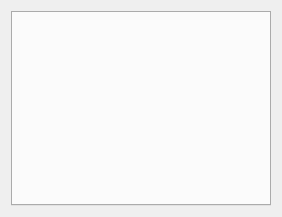
<?xml version="1.0" encoding="UTF-8"?>
<ui version="4.0">
 <class>Form</class>
 <widget class="QWidget" name="Form">
  <property name="geometry">
   <rect>
    <x>0</x>
    <y>0</y>
    <width>282</width>
    <height>217</height>
   </rect>
  </property>
  <property name="windowTitle">
   <string>Form</string>
  </property>
  <property name="styleSheet">
   <string notr="true"/>
  </property>
  <layout class="QGridLayout" name="gridLayout">
   <item row="0" column="0" colspan="2">
    <widget class="QTabWidget" name="tabWidget">
     <property name="currentIndex">
      <number>-1</number>
     </property>
    </widget>
   </item>
  </layout>
 </widget>
 <resources/>
 <connections/>
</ui>
